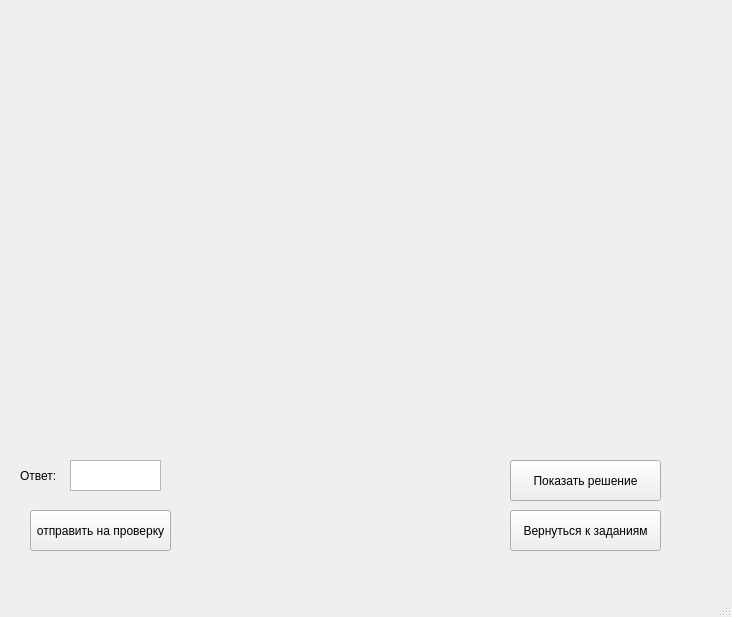
<?xml version="1.0" encoding="UTF-8"?>
<ui version="4.0">
 <class>Answer</class>
 <widget class="QMainWindow" name="Answer">
  <property name="geometry">
   <rect>
    <x>0</x>
    <y>0</y>
    <width>732</width>
    <height>617</height>
   </rect>
  </property>
  <property name="windowTitle">
   <string>MainWindow</string>
  </property>
  <widget class="QWidget" name="centralwidget">
   <widget class="QLabel" name="label">
    <property name="geometry">
     <rect>
      <x>20</x>
      <y>10</y>
      <width>701</width>
      <height>431</height>
     </rect>
    </property>
    <property name="text">
     <string/>
    </property>
   </widget>
   <widget class="QLabel" name="label_2">
    <property name="geometry">
     <rect>
      <x>20</x>
      <y>450</y>
      <width>51</width>
      <height>51</height>
     </rect>
    </property>
    <property name="text">
     <string>Ответ:</string>
    </property>
   </widget>
   <widget class="QTextEdit" name="textEdit">
    <property name="geometry">
     <rect>
      <x>70</x>
      <y>460</y>
      <width>91</width>
      <height>31</height>
     </rect>
    </property>
   </widget>
   <widget class="QPushButton" name="pushButton">
    <property name="geometry">
     <rect>
      <x>30</x>
      <y>510</y>
      <width>141</width>
      <height>41</height>
     </rect>
    </property>
    <property name="text">
     <string>отправить на проверку</string>
    </property>
   </widget>
   <widget class="QPushButton" name="pushButton_2">
    <property name="geometry">
     <rect>
      <x>510</x>
      <y>460</y>
      <width>151</width>
      <height>41</height>
     </rect>
    </property>
    <property name="text">
     <string>Показать решение</string>
    </property>
   </widget>
   <widget class="QPushButton" name="pushButton_3">
    <property name="geometry">
     <rect>
      <x>510</x>
      <y>510</y>
      <width>151</width>
      <height>41</height>
     </rect>
    </property>
    <property name="text">
     <string>Вернуться к заданиям</string>
    </property>
   </widget>
  </widget>
  <widget class="QMenuBar" name="menubar">
   <property name="geometry">
    <rect>
     <x>0</x>
     <y>0</y>
     <width>732</width>
     <height>21</height>
    </rect>
   </property>
  </widget>
  <widget class="QStatusBar" name="statusbar"/>
 </widget>
 <resources/>
 <connections/>
</ui>
